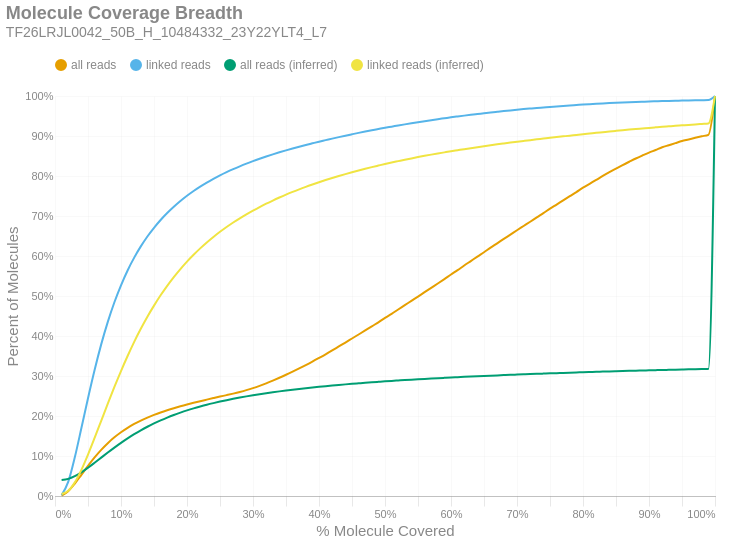

Notebook code for this chart:
### Markdown cell above
### Molecule Read Coverage
This chart shows molecule coverage breadth as computed by the number of bases aligned to that molecule. In other words, "*how much of each unique long molecule is actually sequenced/aligned?*" Keep in mind there is a distinction between sequences and alignments, since some sequences belonging to a particular molecule may not align well and wouldn't appear in the alignment data. This chart also shows molecule coverage breadth as computed by the *inferred fragment* from which the aligned sequences originate. Unlike read coverage, this calculation takes into account the total insert size, including unsequenced gaps between the forward and reverse reads. Like the previous figures, these are cumulative percents.

### Code cell
if SKIPLR:
    print_html(f"Skipped")
else:
    binned_df = consolidated_hist(valids['coverage_bp'], mask, 0.01, True)
    binned_df_inf = consolidated_hist(valids['coverage_inserts'], mask, 0.01, True)
    binned_df = binned_df.with_columns(pl.lit(binned_df_inf['all reads (cumsum)']).alias('all reads (inferred)'))
    binned_df = binned_df.with_columns(pl.lit(binned_df_inf['linked reads (cumsum)']).alias('linked reads (inferred)'))
    binned_df = binned_df.with_columns(
        (pl.col('bin').cast(pl.Float64) + 0.01).alias('right_edge')
    )

    with SafeRender(binned_df):
        (
            density_plot(binned_df, 'Molecule Coverage Breadth', samplename, 'molcov', ['all reads (inferred)','linked reads (inferred)'])
            .encode(
                #x=alt.X('bin:Q', title="% Molecule Covered").axis(format = '%').scale(padding=0),
                x=alt.X('right_edge:Q', title="% Molecule Covered").axis(format='%').scale(padding=0),
                y=alt.Y('value:Q', title='Percent of Molecules')
                    .axis(format='%')
                    .stack(False)
                    .scale(domainMin=0, padding=0),
                color=alt.Color("key:N").scale(domain = ["all reads", "linked reads", "all reads (inferred)", "linked reads (inferred)"]),
                tooltip = [
                    alt.Tooltip("key:N", title = "Data Type"),
                    alt.Tooltip("range_label:N", title="% Molecule Covered"),
                    alt.Tooltip("value:Q", format = ".2%", title="% Molecules")
                ]
            )
        ).display()

### Figure 1 — Vega-Lite specification as saved in the notebook (floating-point values rounded to 4 significant figures)
{"width": "container", "height": 400, "config": {"title": {"anchor": "start", "dy": -15, "fontSize": 18, "color": "#888888", "subtitleColor": "#888888", "subtitleFontSize": 14}, "arc": {"fill": "#0072B2"}, "axis": {"domainColor": "#888888", "domainWidth": 0.5, "gridWidth": 0.2, "grid": false, "titleFontWeight": 400, "titleFontSize": 15, "labelFontSize": 11, "labelColor": "#888888", "tickColor": "#888888", "tickWidth": 0.2, "titleColor": "#888888"}, "axisBand": {"grid": false}, "axisX": {"grid": true, "tickSize": 10, "domainCap": "round"}, "axisY": {"domain": false, "grid": true, "tickSize": 0, "domainCap": "round"}, "background": "transparent", "header": {"labelFontSize": 15, "labelColor": "#888888", "titleFontSize": 15, "titleFontWeight": 600, "titleColor": "#888888"}, "legend": {"labelFont": "sans-serif", "labelFontSize": 12, "labelColor": "#888888", "symbolSize": 100, "symbolType": "circle", "titleFontSize": 12, "titlePadding": 10, "titleColor": "#888888", "title": null, "orient": "top"}, "range": {"category": ["#E69F00", "#56B4E9", "#009E73", "#F0E442", "#0072B2", "#D55E00", "#CC79A7", "#000000"], "diverging": ["#cfe8f3", "#a2d4ec", "#73bfe2", "#46abdb", "#1696d2", "#12719e"]}, "area": {"fill": "#0072B2", "fillOpacity": 0.7, "line": true, "strokeOpacity": 0.7}, "line": {"color": "#0072B2", "stroke": "#0072B2", "strokeWidth": 2}, "trail": {"color": "#0072B2", "stroke": "#0072B2", "strokeWidth": 0, "size": 1}, "point": {"filled": true, "fillOpacity": 1.0, "size": 95}, "text": {"color": "#888888", "fontSize": 11, "align": "right", "fontWeight": 400, "size": 11}, "bar": {"fill": "#0072B2", "stroke": null}, "view": {"stroke": null, "continuousWidth": 660, "continuousHeight": 400}}, "data": {"name": "data-6c8e33317a0f5756cc338360db396860"}, "mark": {"type": "line", "interpolate": "monotone", "point": {"opacity": 0, "size": 275}}, "encoding": {"color": {"field": "key", "scale": {"domain": ["all reads", "linked reads", "all reads (inferred)", "linked reads (inferred)"]}, "type": "nominal"}, "tooltip": [{"field": "key", "title": "Data Type", "type": "nominal"}, {"field": "range_label", "title": "% Molecule Covered", "type": "nominal"}, {"field": "value", "format": ".2%", "title": "% Molecules", "type": "quantitative"}], "x": {"axis": {"format": "%"}, "field": "right_edge", "scale": {"padding": 0}, "title": "% Molecule Covered", "type": "quantitative"}, "y": {"axis": {"format": "%"}, "field": "value", "scale": {"domainMin": 0, "padding": 0}, "stack": false, "title": "Percent of Molecules", "type": "quantitative"}}, "params": [{"name": "param_c36ac31b6afebe62", "select": {"type": "point", "fields": ["key"]}, "bind": "legend"}], "title": {"text": "Molecule Coverage Breadth", "subtitle": "TF26LRJL0042_50B_H_10484332_23Y22YLT4_L7"}, "transform": [{"fold": ["all reads (cumsum)", "linked reads (cumsum)", "all reads (inferred)", "linked reads (inferred)"]}, {"calculate": "replace(datum.key, ' (cumsum)', '')", "as": "key"}, {"filter": {"param": "param_c36ac31b6afebe62"}}], "usermeta": {"embedOptions": {"downloadFileName": "TF26LRJL0042_50B_H_10484332_23Y22YLT4_L7.molcov"}}, "$schema": "https://vega.github.io/schema/vega-lite/v6.4.1.json", "datasets": {"data-6c8e33317a0f5756cc338360db396860": [{"bin": "0.0", "interval": "0.0-0.01", "all reads": 0.001005, "linked reads": 0.002163, "all reads (cumsum)": 0.001005, "linked reads (cumsum)": 0.002163, "range_label": "0.0-0.01", "all reads (inferred)": 0.03979, "linked reads (inferred)": 0.004919, "right_edge": 0.01}, {"bin": "0.01", "interval": "0.01-0.02", "all reads": 0.01091, "linked reads": 0.03316, "all reads (cumsum)": 0.01192, "linked reads (cumsum)": 0.03532, "range_label": "0.01-0.02", "all reads (inferred)": 0.04272, "linked reads (inferred)": 0.01285, "right_edge": 0.02}, {"bin": "0.02", "interval": "0.02-0.03", "all reads": 0.01903, "linked reads": 0.06132, "all reads (cumsum)": 0.03095, "linked reads (cumsum)": 0.09664, "range_label": "0.02-0.03", "all reads (inferred)": 0.04948, "linked reads (inferred)": 0.03405, "right_edge": 0.03}, {"bin": "0.03", "interval": "0.03-0.04", "all reads": 0.02208, "linked reads": 0.07322, "all reads (cumsum)": 0.05302, "linked reads (cumsum)": 0.1699, "range_label": "0.03-0.04", "all reads (inferred)": 0.05913, "linked reads (inferred)": 0.06547, "right_edge": 0.04}, {"bin": "0.04", "interval": "0.04-0.05", "all reads": 0.02233, "linked reads": 0.0747, "all reads (cumsum)": 0.07535, "linked reads (cumsum)": 0.2446, "range_label": "0.04-0.05", "all reads (inferred)": 0.07068, "linked reads (inferred)": 0.1035, "right_edge": 0.05}, {"bin": "0.05", "interval": "0.05-0.06", "all reads": 0.02101, "linked reads": 0.07055, "all reads (cumsum)": 0.09636, "linked reads (cumsum)": 0.3151, "range_label": "0.05-0.06", "all reads (inferred)": 0.08313, "linked reads (inferred)": 0.1451, "right_edge": 0.06}, {"bin": "0.06", "interval": "0.06-0.07", "all reads": 0.01902, "linked reads": 0.06395, "all reads (cumsum)": 0.1154, "linked reads (cumsum)": 0.3791, "range_label": "0.06-0.07", "all reads (inferred)": 0.09592, "linked reads (inferred)": 0.1879, "right_edge": 0.07}, {"bin": "0.07", "interval": "0.07-0.08", "all reads": 0.01671, "linked reads": 0.05625, "all reads (cumsum)": 0.1321, "linked reads (cumsum)": 0.4353, "range_label": "0.07-0.08", "all reads (inferred)": 0.1087, "linked reads (inferred)": 0.2308, "right_edge": 0.08}, {"bin": "0.08", "interval": "0.08-0.09", "all reads": 0.01458, "linked reads": 0.04903, "all reads (cumsum)": 0.1467, "linked reads (cumsum)": 0.4843, "range_label": "0.08-0.09", "all reads (inferred)": 0.1211, "linked reads (inferred)": 0.2725, "right_edge": 0.09}, {"bin": "0.09", "interval": "0.09-0.1", "all reads": 0.01265, "linked reads": 0.04246, "all reads (cumsum)": 0.1593, "linked reads (cumsum)": 0.5268, "range_label": "0.09-0.1", "all reads (inferred)": 0.1329, "linked reads (inferred)": 0.3123, "right_edge": 0.1}, {"bin": "0.1", "interval": "0.1-0.11", "all reads": 0.01109, "linked reads": 0.03708, "all reads (cumsum)": 0.1704, "linked reads (cumsum)": 0.5639, "range_label": "0.1-0.11", "all reads (inferred)": 0.144, "linked reads (inferred)": 0.3499, "right_edge": 0.11}, {"bin": "0.11", "interval": "0.11-0.12", "all reads": 0.009628, "linked reads": 0.03207, "all reads (cumsum)": 0.18, "linked reads (cumsum)": 0.596, "range_label": "0.11-0.12", "all reads (inferred)": 0.1545, "linked reads (inferred)": 0.3852, "right_edge": 0.12}, {"bin": "0.12", "interval": "0.12-0.13", "all reads": 0.008471, "linked reads": 0.02804, "all reads (cumsum)": 0.1885, "linked reads (cumsum)": 0.624, "range_label": "0.12-0.13", "all reads (inferred)": 0.1642, "linked reads (inferred)": 0.4179, "right_edge": 0.13}, {"bin": "0.13", "interval": "0.13-0.14", "all reads": 0.007544, "linked reads": 0.02476, "all reads (cumsum)": 0.1961, "linked reads (cumsum)": 0.6487, "range_label": "0.13-0.14", "all reads (inferred)": 0.1731, "linked reads (inferred)": 0.4481, "right_edge": 0.14}, {"bin": "0.14", "interval": "0.14-0.15", "all reads": 0.00671, "linked reads": 0.0217, "all reads (cumsum)": 0.2028, "linked reads (cumsum)": 0.6705, "range_label": "0.14-0.15", "all reads (inferred)": 0.1814, "linked reads (inferred)": 0.476, "right_edge": 0.15}, {"bin": "0.15", "interval": "0.15-0.16", "all reads": 0.006122, "linked reads": 0.01953, "all reads (cumsum)": 0.2089, "linked reads (cumsum)": 0.69, "range_label": "0.15-0.16", "all reads (inferred)": 0.189, "linked reads (inferred)": 0.5018, "right_edge": 0.16}, {"bin": "0.16", "interval": "0.16-0.17", "all reads": 0.005553, "linked reads": 0.01736, "all reads (cumsum)": 0.2144, "linked reads (cumsum)": 0.7073, "range_label": "0.16-0.17", "all reads (inferred)": 0.196, "linked reads (inferred)": 0.5255, "right_edge": 0.17}, {"bin": "0.17", "interval": "0.17-0.18", "all reads": 0.005141, "linked reads": 0.01577, "all reads (cumsum)": 0.2196, "linked reads (cumsum)": 0.7231, "range_label": "0.17-0.18", "all reads (inferred)": 0.2025, "linked reads (inferred)": 0.5472, "right_edge": 0.18}, {"bin": "0.18", "interval": "0.18-0.19", "all reads": 0.004809, "linked reads": 0.01441, "all reads (cumsum)": 0.2244, "linked reads (cumsum)": 0.7375, "range_label": "0.18-0.19", "all reads (inferred)": 0.2084, "linked reads (inferred)": 0.5673, "right_edge": 0.19}, {"bin": "0.19", "interval": "0.19-0.2", "all reads": 0.004477, "linked reads": 0.01313, "all reads (cumsum)": 0.2289, "linked reads (cumsum)": 0.7506, "range_label": "0.19-0.2", "all reads (inferred)": 0.2139, "linked reads (inferred)": 0.586, "right_edge": 0.2}, {"bin": "0.2", "interval": "0.2-0.21", "all reads": 0.0042, "linked reads": 0.01194, "all reads (cumsum)": 0.2331, "linked reads (cumsum)": 0.7626, "range_label": "0.2-0.21", "all reads (inferred)": 0.219, "linked reads (inferred)": 0.6032, "right_edge": 0.21}, {"bin": "0.21", "interval": "0.21-0.22", "all reads": 0.00401, "linked reads": 0.01095, "all reads (cumsum)": 0.2371, "linked reads (cumsum)": 0.7735, "range_label": "0.21-0.22", "all reads (inferred)": 0.2237, "linked reads (inferred)": 0.619, "right_edge": 0.22}, {"bin": "0.22", "interval": "0.22-0.23", "all reads": 0.003871, "linked reads": 0.01007, "all reads (cumsum)": 0.2409, "linked reads (cumsum)": 0.7836, "range_label": "0.22-0.23", "all reads (inferred)": 0.2282, "linked reads (inferred)": 0.6339, "right_edge": 0.23}, {"bin": "0.23", "interval": "0.23-0.24", "all reads": 0.00383, "linked reads": 0.009352, "all reads (cumsum)": 0.2448, "linked reads (cumsum)": 0.793, "range_label": "0.23-0.24", "all reads (inferred)": 0.2322, "linked reads (inferred)": 0.6476, "right_edge": 0.24}, {"bin": "0.24", "interval": "0.24-0.25", "all reads": 0.003773, "linked reads": 0.008711, "all reads (cumsum)": 0.2486, "linked reads (cumsum)": 0.8017, "range_label": "0.24-0.25", "all reads (inferred)": 0.2361, "linked reads (inferred)": 0.6605, "right_edge": 0.25}, {"bin": "0.25", "interval": "0.25-0.26", "all reads": 0.003646, "linked reads": 0.008059, "all reads (cumsum)": 0.2522, "linked reads (cumsum)": 0.8097, "range_label": "0.25-0.26", "all reads (inferred)": 0.2396, "linked reads (inferred)": 0.6725, "right_edge": 0.26}, {"bin": "0.26", "interval": "0.26-0.27", "all reads": 0.003793, "linked reads": 0.00747, "all reads (cumsum)": 0.256, "linked reads (cumsum)": 0.8172, "range_label": "0.26-0.27", "all reads (inferred)": 0.243, "linked reads (inferred)": 0.6838, "right_edge": 0.27}, {"bin": "0.27", "interval": "0.27-0.28", "all reads": 0.004096, "linked reads": 0.007051, "all reads (cumsum)": 0.2601, "linked reads (cumsum)": 0.8242, "range_label": "0.27-0.28", "all reads (inferred)": 0.2461, "linked reads (inferred)": 0.6943, "right_edge": 0.28}, {"bin": "0.28", "interval": "0.28-0.29", "all reads": 0.004533, "linked reads": 0.00668, "all reads (cumsum)": 0.2646, "linked reads (cumsum)": 0.8309, "range_label": "0.28-0.29", "all reads (inferred)": 0.249, "linked reads (inferred)": 0.7042, "right_edge": 0.29}, {"bin": "0.29", "interval": "0.29-0.3", "all reads": 0.005079, "linked reads": 0.006319, "all reads (cumsum)": 0.2697, "linked reads (cumsum)": 0.8372, "range_label": "0.29-0.3", "all reads (inferred)": 0.2518, "linked reads (inferred)": 0.7135, "right_edge": 0.3}, {"bin": "0.3", "interval": "0.3-0.31", "all reads": 0.005682, "linked reads": 0.005909, "all reads (cumsum)": 0.2754, "linked reads (cumsum)": 0.8432, "range_label": "0.3-0.31", "all reads (inferred)": 0.2545, "linked reads (inferred)": 0.7224, "right_edge": 0.31}, {"bin": "0.31", "interval": "0.31-0.32", "all reads": 0.006274, "linked reads": 0.005596, "all reads (cumsum)": 0.2817, "linked reads (cumsum)": 0.8488, "range_label": "0.31-0.32", "all reads (inferred)": 0.257, "linked reads (inferred)": 0.7308, "right_edge": 0.32}, {"bin": "0.32", "interval": "0.32-0.33", "all reads": 0.006849, "linked reads": 0.005388, "all reads (cumsum)": 0.2885, "linked reads (cumsum)": 0.8541, "range_label": "0.32-0.33", "all reads (inferred)": 0.2593, "linked reads (inferred)": 0.7387, "right_edge": 0.33}, {"bin": "0.33", "interval": "0.33-0.34", "all reads": 0.007175, "linked reads": 0.005085, "all reads (cumsum)": 0.2957, "linked reads (cumsum)": 0.8592, "range_label": "0.33-0.34", "all reads (inferred)": 0.2616, "linked reads (inferred)": 0.7462, "right_edge": 0.34}, {"bin": "0.34", "interval": "0.34-0.35", "all reads": 0.007461, "linked reads": 0.004887, "all reads (cumsum)": 0.3031, "linked reads (cumsum)": 0.8641, "range_label": "0.34-0.35", "all reads (inferred)": 0.2637, "linked reads (inferred)": 0.7533, "right_edge": 0.35}, {"bin": "0.35", "interval": "0.35-0.36", "all reads": 0.007811, "linked reads": 0.004693, "all reads (cumsum)": 0.311, "linked reads (cumsum)": 0.8688, "range_label": "0.35-0.36", "all reads (inferred)": 0.2657, "linked reads (inferred)": 0.7602, "right_edge": 0.36}, {"bin": "0.36", "interval": "0.36-0.37", "all reads": 0.00804, "linked reads": 0.004476, "all reads (cumsum)": 0.319, "linked reads (cumsum)": 0.8733, "range_label": "0.36-0.37", "all reads (inferred)": 0.2677, "linked reads (inferred)": 0.7666, "right_edge": 0.37}, {"bin": "0.37", "interval": "0.37-0.38", "all reads": 0.008322, "linked reads": 0.004295, "all reads (cumsum)": 0.3273, "linked reads (cumsum)": 0.8776, "range_label": "0.37-0.38", "all reads (inferred)": 0.2695, "linked reads (inferred)": 0.7729, "right_edge": 0.38}, {"bin": "0.38", "interval": "0.38-0.39", "all reads": 0.008668, "linked reads": 0.004136, "all reads (cumsum)": 0.336, "linked reads (cumsum)": 0.8817, "range_label": "0.38-0.39", "all reads (inferred)": 0.2713, "linked reads (inferred)": 0.7787, "right_edge": 0.39}, {"bin": "0.39", "interval": "0.39-0.4", "all reads": 0.009104, "linked reads": 0.004099, "all reads (cumsum)": 0.3451, "linked reads (cumsum)": 0.8858, "range_label": "0.39-0.4", "all reads (inferred)": 0.273, "linked reads (inferred)": 0.7844, "right_edge": 0.4}, {"bin": "0.4", "interval": "0.4-0.41", "all reads": 0.009265, "linked reads": 0.00382, "all reads (cumsum)": 0.3544, "linked reads (cumsum)": 0.8896, "range_label": "0.4-0.41", "all reads (inferred)": 0.2746, "linked reads (inferred)": 0.7898, "right_edge": 0.41}, {"bin": "0.41", "interval": "0.41-0.42", "all reads": 0.009653, "linked reads": 0.003865, "all reads (cumsum)": 0.364, "linked reads (cumsum)": 0.8935, "range_label": "0.41-0.42", "all reads (inferred)": 0.2761, "linked reads (inferred)": 0.795, "right_edge": 0.42}, {"bin": "0.42", "interval": "0.42-0.43", "all reads": 0.009857, "linked reads": 0.003742, "all reads (cumsum)": 0.3739, "linked reads (cumsum)": 0.8972, "range_label": "0.42-0.43", "all reads (inferred)": 0.2776, "linked reads (inferred)": 0.8, "right_edge": 0.43}, {"bin": "0.43", "interval": "0.43-0.44", "all reads": 0.009807, "linked reads": 0.00361, "all reads (cumsum)": 0.3837, "linked reads (cumsum)": 0.9009, "range_label": "0.43-0.44", "all reads (inferred)": 0.2791, "linked reads (inferred)": 0.8048, "right_edge": 0.44}, {"bin": "0.44", "interval": "0.44-0.45", "all reads": 0.01005, "linked reads": 0.00348, "all reads (cumsum)": 0.3937, "linked reads (cumsum)": 0.9043, "range_label": "0.44-0.45", "all reads (inferred)": 0.2804, "linked reads (inferred)": 0.8094, "right_edge": 0.45}, {"bin": "0.45", "interval": "0.45-0.46", "all reads": 0.01004, "linked reads": 0.003428, "all reads (cumsum)": 0.4038, "linked reads (cumsum)": 0.9078, "range_label": "0.45-0.46", "all reads (inferred)": 0.2817, "linked reads (inferred)": 0.8137, "right_edge": 0.46}, {"bin": "0.46", "interval": "0.46-0.47", "all reads": 0.01005, "linked reads": 0.003301, "all reads (cumsum)": 0.4138, "linked reads (cumsum)": 0.9111, "range_label": "0.46-0.47", "all reads (inferred)": 0.283, "linked reads (inferred)": 0.8181, "right_edge": 0.47}, {"bin": "0.47", "interval": "0.47-0.48", "all reads": 0.01035, "linked reads": 0.003232, "all reads (cumsum)": 0.4242, "linked reads (cumsum)": 0.9143, "range_label": "0.47-0.48", "all reads (inferred)": 0.2843, "linked reads (inferred)": 0.8222, "right_edge": 0.48}, {"bin": "0.48", "interval": "0.48-0.49", "all reads": 0.01004, "linked reads": 0.003117, "all reads (cumsum)": 0.4342, "linked reads (cumsum)": 0.9174, "range_label": "0.48-0.49", "all reads (inferred)": 0.2855, "linked reads (inferred)": 0.8261, "right_edge": 0.49}, {"bin": "0.49", "interval": "0.49-0.5", "all reads": 0.01126, "linked reads": 0.003125, "all reads (cumsum)": 0.4455, "linked reads (cumsum)": 0.9205, "range_label": "0.49-0.5", "all reads (inferred)": 0.2867, "linked reads (inferred)": 0.8301, "right_edge": 0.5}, {"bin": "0.5", "interval": "0.5-0.51", "all reads": 0.009823, "linked reads": 0.002845, "all reads (cumsum)": 0.4553, "linked reads (cumsum)": 0.9234, "range_label": "0.5-0.51", "all reads (inferred)": 0.2878, "linked reads (inferred)": 0.8337, "right_edge": 0.51}, {"bin": "0.51", "interval": "0.51-0.52", "all reads": 0.01103, "linked reads": 0.002882, "all reads (cumsum)": 0.4663, "linked reads (cumsum)": 0.9263, "range_label": "0.51-0.52", "all reads (inferred)": 0.2888, "linked reads (inferred)": 0.8372, "right_edge": 0.52}, {"bin": "0.52", "interval": "0.52-0.53", "all reads": 0.01069, "linked reads": 0.00283, "all reads (cumsum)": 0.477, "linked reads (cumsum)": 0.9291, "range_label": "0.52-0.53", "all reads (inferred)": 0.2898, "linked reads (inferred)": 0.8407, "right_edge": 0.53}, {"bin": "0.53", "interval": "0.53-0.54", "all reads": 0.01087, "linked reads": 0.002757, "all reads (cumsum)": 0.4879, "linked reads (cumsum)": 0.9319, "range_label": "0.53-0.54", "all reads (inferred)": 0.2909, "linked reads (inferred)": 0.844, "right_edge": 0.54}, {"bin": "0.54", "interval": "0.54-0.55", "all reads": 0.01069, "linked reads": 0.002653, "all reads (cumsum)": 0.4986, "linked reads (cumsum)": 0.9345, "range_label": "0.54-0.55", "all reads (inferred)": 0.2918, "linked reads (inferred)": 0.8473, "right_edge": 0.55}, {"bin": "0.55", "interval": "0.55-0.56", "all reads": 0.011, "linked reads": 0.002581, "all reads (cumsum)": 0.5096, "linked reads (cumsum)": 0.9371, "range_label": "0.55-0.56", "all reads (inferred)": 0.2928, "linked reads (inferred)": 0.8504, "right_edge": 0.56}, {"bin": "0.56", "interval": "0.56-0.57", "all reads": 0.01087, "linked reads": 0.002508, "all reads (cumsum)": 0.5204, "linked reads (cumsum)": 0.9396, "range_label": "0.56-0.57", "all reads (inferred)": 0.2937, "linked reads (inferred)": 0.8534, "right_edge": 0.57}, {"bin": "0.57", "interval": "0.57-0.58", "all reads": 0.01079, "linked reads": 0.002469, "all reads (cumsum)": 0.5312, "linked reads (cumsum)": 0.9421, "range_label": "0.57-0.58", "all reads (inferred)": 0.2946, "linked reads (inferred)": 0.8563, "right_edge": 0.58}, {"bin": "0.58", "interval": "0.58-0.59", "all reads": 0.01106, "linked reads": 0.0023, "all reads (cumsum)": 0.5423, "linked reads (cumsum)": 0.9444, "range_label": "0.58-0.59", "all reads (inferred)": 0.2954, "linked reads (inferred)": 0.8591, "right_edge": 0.59}, {"bin": "0.59", "interval": "0.59-0.6", "all reads": 0.01138, "linked reads": 0.002332, "all reads (cumsum)": 0.5537, "linked reads (cumsum)": 0.9467, "range_label": "0.59-0.6", "all reads (inferred)": 0.2962, "linked reads (inferred)": 0.8618, "right_edge": 0.6}, {"bin": "0.6", "interval": "0.6-0.61", "all reads": 0.01098, "linked reads": 0.00216, "all reads (cumsum)": 0.5646, "linked reads (cumsum)": 0.9489, "range_label": "0.6-0.61", "all reads (inferred)": 0.297, "linked reads (inferred)": 0.8645, "right_edge": 0.61}, {"bin": "0.61", "interval": "0.61-0.62", "all reads": 0.01153, "linked reads": 0.002102, "all reads (cumsum)": 0.5762, "linked reads (cumsum)": 0.951, "range_label": "0.61-0.62", "all reads (inferred)": 0.2978, "linked reads (inferred)": 0.8671, "right_edge": 0.62}, {"bin": "0.62", "interval": "0.62-0.63", "all reads": 0.01115, "linked reads": 0.002047, "all reads (cumsum)": 0.5873, "linked reads (cumsum)": 0.953, "range_label": "0.62-0.63", "all reads (inferred)": 0.2986, "linked reads (inferred)": 0.8697, "right_edge": 0.63}, {"bin": "0.63", "interval": "0.63-0.64", "all reads": 0.01121, "linked reads": 0.001943, "all reads (cumsum)": 0.5985, "linked reads (cumsum)": 0.9549, "range_label": "0.63-0.64", "all reads (inferred)": 0.2994, "linked reads (inferred)": 0.8721, "right_edge": 0.64}, {"bin": "0.64", "interval": "0.64-0.65", "all reads": 0.01095, "linked reads": 0.001929, "all reads (cumsum)": 0.6095, "linked reads (cumsum)": 0.9569, "range_label": "0.64-0.65", "all reads (inferred)": 0.3001, "linked reads (inferred)": 0.8746, "right_edge": 0.65}, {"bin": "0.65", "interval": "0.65-0.66", "all reads": 0.01137, "linked reads": 0.001945, "all reads (cumsum)": 0.6208, "linked reads (cumsum)": 0.9588, "range_label": "0.65-0.66", "all reads (inferred)": 0.3008, "linked reads (inferred)": 0.8769, "right_edge": 0.66}, {"bin": "0.66", "interval": "0.66-0.67", "all reads": 0.01082, "linked reads": 0.001797, "all reads (cumsum)": 0.6317, "linked reads (cumsum)": 0.9606, "range_label": "0.66-0.67", "all reads (inferred)": 0.3015, "linked reads (inferred)": 0.8792, "right_edge": 0.67}, {"bin": "0.67", "interval": "0.67-0.68", "all reads": 0.01105, "linked reads": 0.001757, "all reads (cumsum)": 0.6427, "linked reads (cumsum)": 0.9624, "range_label": "0.67-0.68", "all reads (inferred)": 0.3022, "linked reads (inferred)": 0.8813, "right_edge": 0.68}, {"bin": "0.68", "interval": "0.68-0.69", "all reads": 0.01077, "linked reads": 0.001661, "all reads (cumsum)": 0.6535, "linked reads (cumsum)": 0.964, "range_label": "0.68-0.69", "all reads (inferred)": 0.3029, "linked reads (inferred)": 0.8835, "right_edge": 0.69}, {"bin": "0.69", "interval": "0.69-0.7", "all reads": 0.01093, "linked reads": 0.001607, "all reads (cumsum)": 0.6644, "linked reads (cumsum)": 0.9656, "range_label": "0.69-0.7", "all reads (inferred)": 0.3035, "linked reads (inferred)": 0.8856, "right_edge": 0.7}, {"bin": "0.7", "interval": "0.7-0.71", "all reads": 0.01065, "linked reads": 0.001559, "all reads (cumsum)": 0.6751, "linked reads (cumsum)": 0.9672, "range_label": "0.7-0.71", "all reads (inferred)": 0.3042, "linked reads (inferred)": 0.8876, "right_edge": 0.71}, {"bin": "0.71", "interval": "0.71-0.72", "all reads": 0.01061, "linked reads": 0.001467, "all reads (cumsum)": 0.6857, "linked reads (cumsum)": 0.9687, "range_label": "0.71-0.72", "all reads (inferred)": 0.3048, "linked reads (inferred)": 0.8897, "right_edge": 0.72}, {"bin": "0.72", "interval": "0.72-0.73", "all reads": 0.01093, "linked reads": 0.001435, "all reads (cumsum)": 0.6966, "linked reads (cumsum)": 0.9701, "range_label": "0.72-0.73", "all reads (inferred)": 0.3054, "linked reads (inferred)": 0.8916, "right_edge": 0.73}, {"bin": "0.73", "interval": "0.73-0.74", "all reads": 0.01056, "linked reads": 0.001321, "all reads (cumsum)": 0.7072, "linked reads (cumsum)": 0.9714, "range_label": "0.73-0.74", "all reads (inferred)": 0.306, "linked reads (inferred)": 0.8935, "right_edge": 0.74}, {"bin": "0.74", "interval": "0.74-0.75", "all reads": 0.0111, "linked reads": 0.001355, "all reads (cumsum)": 0.7183, "linked reads (cumsum)": 0.9728, "range_label": "0.74-0.75", "all reads (inferred)": 0.3066, "linked reads (inferred)": 0.8954, "right_edge": 0.75}, {"bin": "0.75", "interval": "0.75-0.76", "all reads": 0.01033, "linked reads": 0.00127, "all reads (cumsum)": 0.7286, "linked reads (cumsum)": 0.9741, "range_label": "0.75-0.76", "all reads (inferred)": 0.3071, "linked reads (inferred)": 0.8973, "right_edge": 0.76}, {"bin": "0.76", "interval": "0.76-0.77", "all reads": 0.01052, "linked reads": 0.001198, "all reads (cumsum)": 0.7391, "linked reads (cumsum)": 0.9752, "range_label": "0.76-0.77", "all reads (inferred)": 0.3077, "linked reads (inferred)": 0.8991, "right_edge": 0.77}, {"bin": "0.77", "interval": "0.77-0.78", "all reads": 0.01044, "linked reads": 0.001149, "all reads (cumsum)": 0.7496, "linked reads (cumsum)": 0.9764, "range_label": "0.77-0.78", "all reads (inferred)": 0.3083, "linked reads (inferred)": 0.9009, "right_edge": 0.78}, {"bin": "0.78", "interval": "0.78-0.79", "all reads": 0.01033, "linked reads": 0.001079, "all reads (cumsum)": 0.7599, "linked reads (cumsum)": 0.9775, "range_label": "0.78-0.79", "all reads (inferred)": 0.3088, "linked reads (inferred)": 0.9027, "right_edge": 0.79}, {"bin": "0.79", "interval": "0.79-0.8", "all reads": 0.01082, "linked reads": 0.001095, "all reads (cumsum)": 0.7707, "linked reads (cumsum)": 0.9786, "range_label": "0.79-0.8", "all reads (inferred)": 0.3094, "linked reads (inferred)": 0.9046, "right_edge": 0.8}, {"bin": "0.8", "interval": "0.8-0.81", "all reads": 0.009777, "linked reads": 0.0009735, "all reads (cumsum)": 0.7805, "linked reads (cumsum)": 0.9795, "range_label": "0.8-0.81", "all reads (inferred)": 0.3099, "linked reads (inferred)": 0.9063, "right_edge": 0.81}, {"bin": "0.81", "interval": "0.81-0.82", "all reads": 0.009742, "linked reads": 0.0009312, "all reads (cumsum)": 0.7902, "linked reads (cumsum)": 0.9805, "range_label": "0.81-0.82", "all reads (inferred)": 0.3105, "linked reads (inferred)": 0.908, "right_edge": 0.82}, {"bin": "0.82", "interval": "0.82-0.83", "all reads": 0.009858, "linked reads": 0.0008936, "all reads (cumsum)": 0.8001, "linked reads (cumsum)": 0.9814, "range_label": "0.82-0.83", "all reads (inferred)": 0.311, "linked reads (inferred)": 0.9097, "right_edge": 0.83}, {"bin": "0.83", "interval": "0.83-0.84", "all reads": 0.009458, "linked reads": 0.0008323, "all reads (cumsum)": 0.8095, "linked reads (cumsum)": 0.9822, "range_label": "0.83-0.84", "all reads (inferred)": 0.3115, "linked reads (inferred)": 0.9113, "right_edge": 0.84}, {"bin": "0.84", "interval": "0.84-0.85", "all reads": 0.008962, "linked reads": 0.0008007, "all reads (cumsum)": 0.8185, "linked reads (cumsum)": 0.983, "range_label": "0.84-0.85", "all reads (inferred)": 0.312, "linked reads (inferred)": 0.9129, "right_edge": 0.85}, {"bin": "0.85", "interval": "0.85-0.86", "all reads": 0.00879, "linked reads": 0.0007621, "all reads (cumsum)": 0.8273, "linked reads (cumsum)": 0.9838, "range_label": "0.85-0.86", "all reads (inferred)": 0.3124, "linked reads (inferred)": 0.9145, "right_edge": 0.86}, {"bin": "0.86", "interval": "0.86-0.87", "all reads": 0.008309, "linked reads": 0.0006852, "all reads (cumsum)": 0.8356, "linked reads (cumsum)": 0.9844, "range_label": "0.86-0.87", "all reads (inferred)": 0.3129, "linked reads (inferred)": 0.916, "right_edge": 0.87}, {"bin": "0.87", "interval": "0.87-0.88", "all reads": 0.008136, "linked reads": 0.0006488, "all reads (cumsum)": 0.8437, "linked reads (cumsum)": 0.9851, "range_label": "0.87-0.88", "all reads (inferred)": 0.3134, "linked reads (inferred)": 0.9174, "right_edge": 0.88}, {"bin": "0.88", "interval": "0.88-0.89", "all reads": 0.007573, "linked reads": 0.0006042, "all reads (cumsum)": 0.8513, "linked reads (cumsum)": 0.9857, "range_label": "0.88-0.89", "all reads (inferred)": 0.3138, "linked reads (inferred)": 0.9188, "right_edge": 0.89}, {"bin": "0.89", "interval": "0.89-0.9", "all reads": 0.007308, "linked reads": 0.0005889, "all reads (cumsum)": 0.8586, "linked reads (cumsum)": 0.9863, "range_label": "0.89-0.9", "all reads (inferred)": 0.3142, "linked reads (inferred)": 0.9203, "right_edge": 0.9}, {"bin": "0.9", "interval": "0.9-0.91", "all reads": 0.006378, "linked reads": 0.0005065, "all reads (cumsum)": 0.865, "linked reads (cumsum)": 0.9868, "range_label": "0.9-0.91", "all reads (inferred)": 0.3147, "linked reads (inferred)": 0.9216, "right_edge": 0.91}, {"bin": "0.91", "interval": "0.91-0.92", "all reads": 0.006718, "linked reads": 0.0005091, "all reads (cumsum)": 0.8717, "linked reads (cumsum)": 0.9873, "range_label": "0.91-0.92", "all reads (inferred)": 0.3151, "linked reads (inferred)": 0.9229, "right_edge": 0.92}, {"bin": "0.92", "interval": "0.92-0.93", "all reads": 0.005232, "linked reads": 0.0004295, "all reads (cumsum)": 0.8769, "linked reads (cumsum)": 0.9877, "range_label": "0.92-0.93", "all reads (inferred)": 0.3154, "linked reads (inferred)": 0.9242, "right_edge": 0.93}, {"bin": "0.93", "interval": "0.93-0.94", "all reads": 0.005248, "linked reads": 0.0004184, "all reads (cumsum)": 0.8822, "linked reads (cumsum)": 0.9882, "range_label": "0.93-0.94", "all reads (inferred)": 0.3158, "linked reads (inferred)": 0.9254, "right_edge": 0.94}, {"bin": "0.94", "interval": "0.94-0.95", "all reads": 0.005148, "linked reads": 0.0004132, "all reads (cumsum)": 0.8873, "linked reads (cumsum)": 0.9886, "range_label": "0.94-0.95", "all reads (inferred)": 0.3162, "linked reads (inferred)": 0.9266, "right_edge": 0.95}, {"bin": "0.95", "interval": "0.95-0.96", "all reads": 0.003986, "linked reads": 0.0003771, "all reads (cumsum)": 0.8913, "linked reads (cumsum)": 0.9889, "range_label": "0.95-0.96", "all reads (inferred)": 0.3166, "linked reads (inferred)": 0.9278, "right_edge": 0.96}, {"bin": "0.96", "interval": "0.96-0.97", "all reads": 0.00415, "linked reads": 0.000334, "all reads (cumsum)": 0.8955, "linked reads (cumsum)": 0.9893, "range_label": "0.96-0.97", "all reads (inferred)": 0.3169, "linked reads (inferred)": 0.929, "right_edge": 0.97}, {"bin": "0.97", "interval": "0.97-0.98", "all reads": 0.003867, "linked reads": 0.0002913, "all reads (cumsum)": 0.8993, "linked reads (cumsum)": 0.9896, "range_label": "0.97-0.98", "all reads (inferred)": 0.3173, "linked reads (inferred)": 0.9302, "right_edge": 0.98}, {"bin": "0.98", "interval": "0.98-0.99", "all reads": 0.003645, "linked reads": 0.0002876, "all reads (cumsum)": 0.903, "linked reads (cumsum)": 0.9899, "range_label": "0.98-0.99", "all reads (inferred)": 0.3178, "linked reads (inferred)": 0.9314, "right_edge": 0.99}, {"bin": "0.99", "interval": "0.99-1.0", "all reads": 0.09701, "linked reads": 0.01014, "all reads (cumsum)": 1.0, "linked reads (cumsum)": 1.0, "range_label": "0.99-1.0", "all reads (inferred)": 1.0, "linked reads (inferred)": 1.0, "right_edge": 1.0}]}}
